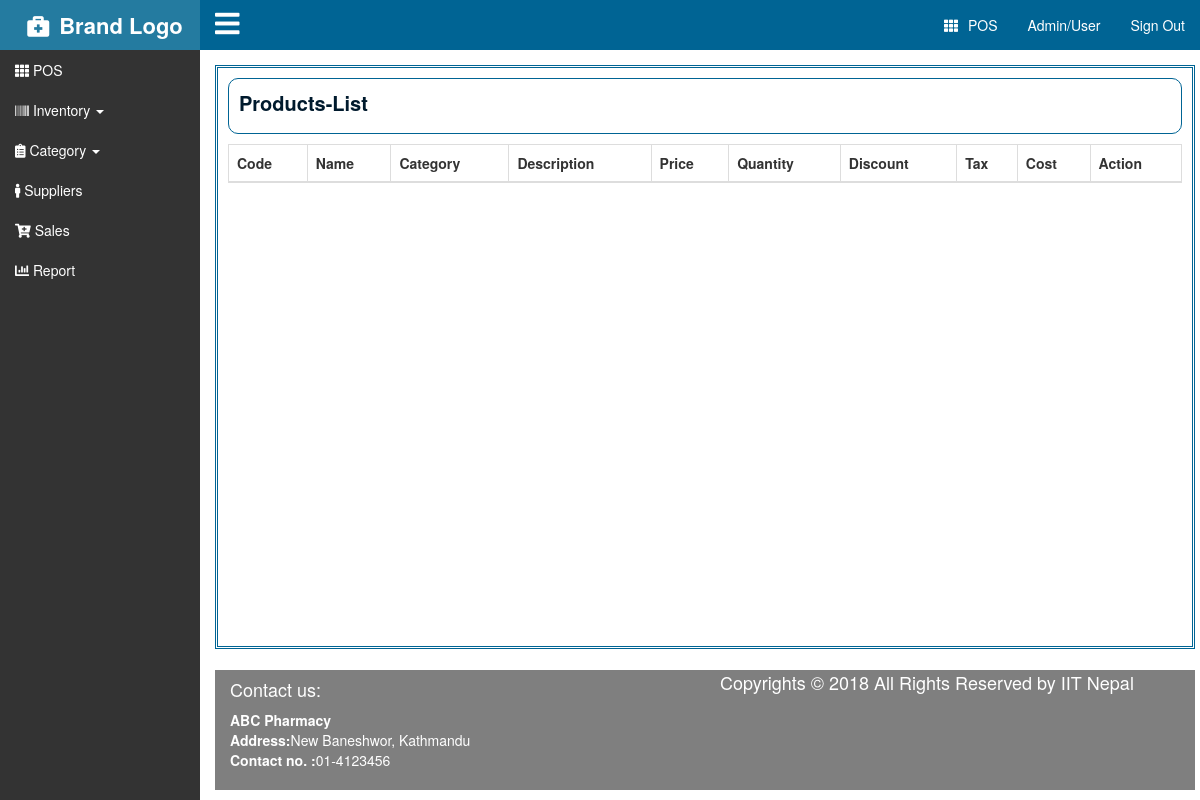
Page /products/products-list/ on the earlier database version.
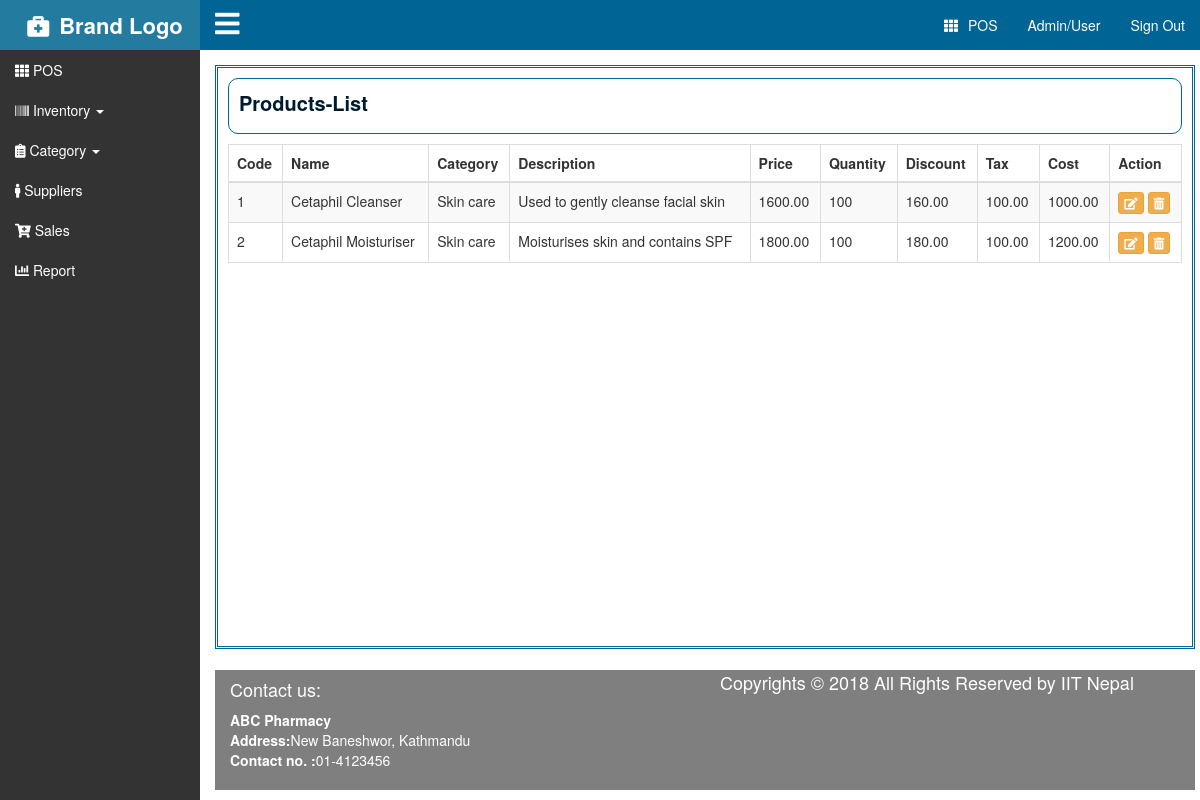
Same page on the later database version.
### products/models.py (models this page shows, shortened)
class Products(models.Model):
    prod_name= models.CharField(max_length=100,unique=True)
    prod_code= models.IntegerField(unique=True)
    prod_price= models.DecimalField(max_digits=17, decimal_places=2)
    prod_category= models.CharField(max_length=100)
    prod_description= models.TextField(max_length=500)
    prod_quantity= models.IntegerField()
    prod_discount= models.DecimalField(max_digits=17, decimal_places=2)
    prod_tax=models.DecimalField(max_digits=17, decimal_places=2)
    prod_cost=models.DecimalField(max_digits=17, decimal_places=2)

### products/views.py (the view)
# urls.py: url(r'^products/', include('products.urls')),
def products(request):
    context={
    'products':Products.objects.all()
    }
    return render(request,'products.html',context)

### templates/products.html (shortened to what this page needs)
{% extends 'master/index.html' %}
{% load staticfiles %}
{% block heading %} <p> Products-List </p> {% endblock %}
{% block content %}
<table class="table table-striped table-bordered table-hover" id="myData">
  <thead>
    <tr>
      <th>Code</th>
      <th>Name</th>
      <th>Category</th>
      <th>Description</th>
      <th>Price</th>
      <th>Quantity</th>
      <th>Discount</th>
      <th>Tax</th>
      <th>Cost</th>
      <th>Action</th>
    </tr>
  </thead>
  <tbody>
    {% for p in products %}
    <tr>
      <td>{{p.prod_code}}</td>
      <td>{{p.prod_name}}</td>
      <td>{{p.prod_category}}</td>
      <td>{{p.prod_description}}</td>
      <td>{{p.prod_price}}</td>
      <td>{{p.prod_quantity}}</td>
      <td>{{p.prod_discount}}</td>
      <td>{{p.prod_tax}}</td>
      <td>{{p.prod_cost}}</td>
      <td>
        <a href="#" class="btn btn-warning btn-xs"><i class="fas fa-edit"></i></a>
        <a href="#" class="btn btn-warning btn-xs"><i class="fas fa-trash-alt"></i></a>
      </td>
    </tr>
    {% endfor %}
  </tbody>
</table>
{% endblock %}

### templates/master/index.html (shortened to what this page needs)
{% load staticfiles %}
<!DOCTYPE html>
<html lang="en">
    <head>
        <link rel="stylesheet" href="{% static 'css/font-awesome/css/font-awesome.min.css' %}">
        <link rel="stylesheet" href="https://use.fontawesome.com/releases/v5.0.10/css/all.css">
        <link rel="stylesheet" href="{% static 'css/bootstrap/bootstrap.min.css' %}">
        <link rel="stylesheet" href="{% static 'css/bootstrap/dataTables.bootstrap.min.css' %}">
        <link rel="stylesheet" href="{% static 'css/animate/animate.css' %}">
        <link rel="stylesheet" href="{% static 'css/magnific-popup/magnific-popup.css' %}">
        <link rel="stylesheet" href="{% static 'css/owl-carousel/owl.carousel.min.css' %}">
        <link rel="stylesheet" href="{% static 'css/owl-carousel/owl.theme.default.min.css' %}">
        <link rel="stylesheet" href="{% static 'css/style.css' %}">
        <link rel="stylesheet" href="{% static 'css/responsive.css' %}">
    </head>
    <body>
       <div class="wrapper">
           <div class="row row-offcanvas row-offcanvas-left">
             {% include 'partials/sidebar.html' %}
                <div class="column col-sm-10 col-xs-11" id="main">
                  {% include 'partials/topnavbar.html' %}
                    <div class="main-content">
                      <div class="display">
                          <div class="heading">
                              {% block heading %}
                              {% endblock %}
                          </div>
                          <div class="detail">
                            {% block content %}
                            {% endblock %}
                            </div>
                        </div>
                        {% include 'partials/footer.html' %}
                    </div>
                </div>
            </div>
        </div>
    </body>
</html>

### templates/partials/sidebar.html (shortened to what this page needs)
{% load staticfiles %}
<div class="column col-sm-2 col-xs-1 sidebar-offcanvas" id="sidebar">
    <a href="{% url 'home' %}" style="text-decoration:none"><div class="brand"><i class="fa fa-briefcase-medical" style="margin: 10px;"></i><span class="collapse in hidden-xs">Brand Logo</span></div></a>
    <ul class="nav" id="menu">
        <li><a href="#"><i class="fa fa-th"></i> <span class="collapse in hidden-xs">POS</span></a></li>
        <li>
            <a href="#" data-target="#item2" data-toggle="collapse"><i class="fa fa-barcode"></i> <span class="collapse in hidden-xs">Inventory <span class="caret"></span></span></a>
        </li>
        <li>
            <a href="#" data-target="#item1" data-toggle="collapse"><i class="fa fa-clipboard-list"></i> <span class="collapse in hidden-xs">Category <span class="caret"></span></span></a>
        </li>
        <li><a href="#"><i class="fa fa-male"></i> <span class="collapse in hidden-xs">Suppliers</span></a></li>
        <li><a href="#"><i class="fa fa-cart-plus"></i> <span class="collapse in hidden-xs">Sales</span></a></li>
        <li><a href="#"><i class="fa fa-chart-bar"></i> <span class="collapse in hidden-xs">Report</span></a></li>
    </ul>
</div>

### templates/partials/topnavbar.html
<div class="navbar navbar-default container-fluid" id="topnav">
    <div class="navbar-header">
       <p><a href="#" data-toggle="offcanvas"><i class="fa fa-navicon fa-2x" style="margin-top: 10px;"></i></a></p>
     </div>
     <ul class="nav navbar-nav navbar-right">
        <li><a href="#"><i class="fa fa-th" style="margin: 0px 10px 0px 10px;"></i>POS</a></li>
         <li><a href="#">Admin/User</a></li>
         <li><a href="#">Sign Out</a></li>
     </ul>
 </div>

### templates/partials/footer.html
{% load staticfiles %}
<footer>
   <div id="contact" class="container col-md-6">
        <h4>Contact us:</h4>
           <strong>ABC Pharmacy</strong><br>
           <strong>Address:</strong><span>New Baneshwor, Kathmandu</span><br>
           <strong>Contact no. :</strong><span>01-4123456</span>
    </div>
    <div id="footer-bottom" class="container col-md-6">
        <div id="footer-copyrights">
            <p>Copyrights &copy; 2018 All Rights Reserved by IIT Nepal</p>
        </div>
    </div>
</footer>

### static/css/style.css (style rules this page uses)
html, body { height: 100%; }
body { overflow:hidden; margin: 0px; padding: 0px; }
.wrapper, .row { height: 100%; margin-left:0; margin-right:0; }
.wrapper:before, .wrapper:after, .column:before, .column:after { content: ""; display: table; }
.wrapper:after, .column:after { clear: both; }
#sidebar { background: rgba(0, 0, 0, .8); padding-left: 0; padding-right: 0; float: left; min-height: 100%; font-size: 14px; font-weight: 500; color: white; }
.brand { background-color: #247ba0; color: white; line-height: 50px !important; display: block; text-align: center; font-size: 22px; font-weight: 700; }
#sidebar .collapse.in { display: inline; }
#sidebar > .nav>li>a { white-space: nowrap; color: white; }
#topnav { background-color: #006494; border-width: 0px; border-radius: 0px; font-size: 14px; font-weight: 500; }
#topnav .nav li a, #main i, #topnav ul li i { color: #fff; }
#main { transition: margin-left 0.5s; padding:0px; left: 0; min-height: 100%; }
.main-content { padding: 15px; min-height: 100%; width: 100%; }
.display { border: 3px double #006494; height: 73%; position: absolute; width: 98%; padding: 10px; }
.navbar { margin: 0; }
footer { position: absolute; bottom: 10px; color: #fff; font-size: 14px; width: 98%; background: rgba(0, 0, 0, .5); height: 15%; }
#footer-copyrights p { font-size: 18px; font-weight: 500; }
.display > .heading { height: 10%; margin-bottom: 10px; padding: 10px; color: #001a2d; font-size: 20px; font-weight: 600; border: 1px solid #006494; border-radius: 10px; }

### static/css/responsive.css (style rules this page uses)
@media screen and (min-width: 768px) { .row-offcanvas { position: relative; -webkit-transition: all 0.25s ease-out; -moz-transition: all 0.25s ease-out; transition: all 0.25s ease-out; } }
@media screen and (min-width: 768px) { #main { left:0; } }

Differences in the rows shown:
added Products: prod_code "1", prod_name "Cetaphil Cleanser", prod_category "Skin care", prod_description "Used to gently cleanse facial skin", prod_price "1600.00", prod_quantity "100", prod_discount "160.00", prod_tax "100.00", prod_cost "1000.00"
added Products: prod_code "2", prod_name "Cetaphil Moisturiser", prod_category "Skin care", prod_description "Moisturises skin and contains SPF", prod_price "1800.00", prod_quantity "100", prod_discount "180.00", prod_tax "100.00", prod_cost "1200.00"
